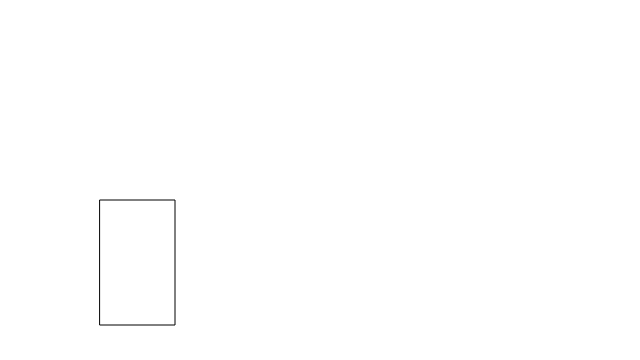
Frame 1 (no input)
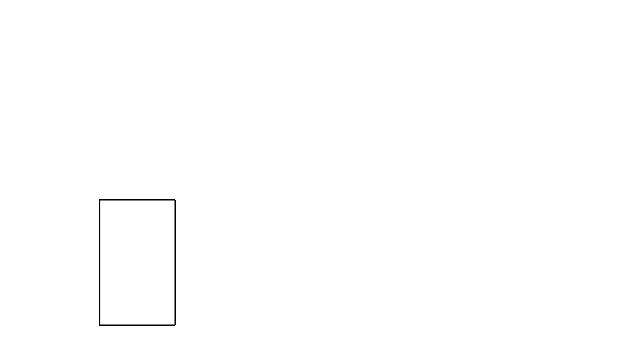
Frame 60 (no input)
Frame 120 (the mouse pressed at the canvas centre since frame 60): identical to frame 60, image omitted

The p5.js sketch that drew these frames (run headless with seeded random() and noise() and a simulated clock; from frame 60 on, the mouse is pressed at the canvas centre):

// p5.js sketch
// ── sketch.js
function setup() {
    createCanvas(640, 360);
}

function draw() {
    rect(100, 200, 75, 125);
}

// ── main.html
<!DOCTYPE html>
<html>
    <head>
        <!-- PAGE INFORMATION -->
        <meta charset="utf-8">
        <title>Template</title>
        <meta name="description" content:"Template page for website">

        <!-- LOADS CSS -->
        <link rel="stylesheet" type:"text.CSS" href="/resources/css/styles.css">

        <!-- CODE TO LOAD IN NAVBAR -->
        <script language="javascript" src="/resources/utility/jquery-3.3.1.min.js"></script>
        <script language="javascript" src="/resources/utility/loadnav.js"></script>
        <script>start("template");</script>
    </head>
    <body>
        <div id="navbar"></div>
        <p> This is testing text so that I am able to check how color works with normal text. </p>
        <input type="button" value="Testing button"/>
        <div id="app" />
    </body>
</html>
